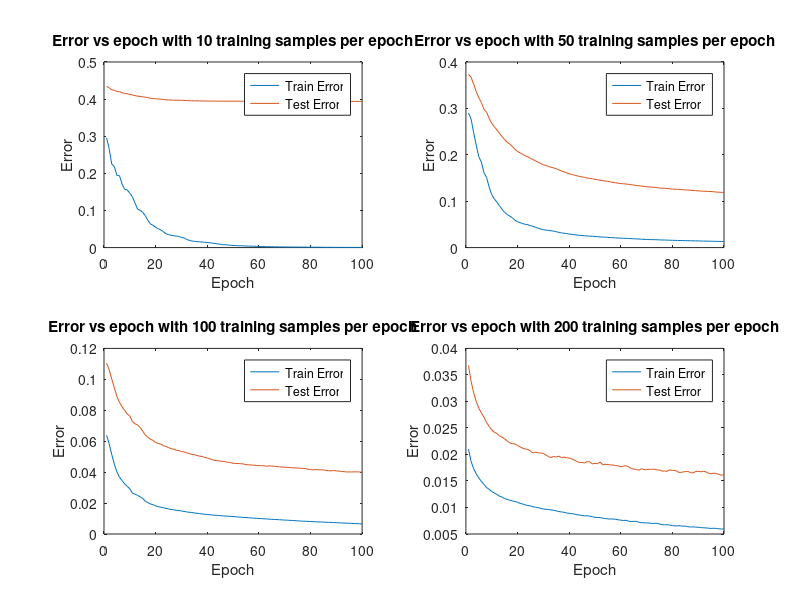

Write the MATLAB code that produced this figure.
% Initialization values
dat = load('assignment3_data');

data = dat.xi;
data = data';

% Training/Testing set 
train_len = length(data) * 0.80;
test_len = length(data) - train_len;

data_train = data(1:train_len,:);
data_test = data(train_len + 1:end,:);

% Generate labels
label = dat.tau;
label_train = label(1:train_len);
label_test = label(train_len + 1:end);

[N, P] = size(dat.xi);

max_epochs = 100;
lr = 0.001;

% Initialize weights
w1 = randi([0 1], 1, N) * 2 - 1;
w1 = w1 ./ norm(w1);
w2 = randi([0 1], 1, N) * 2 - 1;
w2 = w2 ./ norm(w2);



amounts_train_per_epoch = [10, 50, 100, 200];
figure;
subplot_nr = 1;
for amount_train_per_epoch = amounts_train_per_epoch
    % Maintain errors per epoch
    training_errors = [];
    testing_errors = [];
    for i = 1:max_epochs
        for j = 1:amount_train_per_epoch   

            % Get random example and the label from training set
            point_idx = randi(amount_train_per_epoch);
            point = data_train(point_idx,:);
            tau = label_train(point_idx);

            % forward prop
            sigma = tanh(w1 * point') + tanh(w2 * point');

            % Backward prop, compute delta weights and adjust weights
            delta_w1 = (sigma - tau) * (1 - tanh(point * w1')^2) * point;
            delta_w2 = (sigma - tau) * (1 - tanh(point * w2')^2) * point;

            w1 = w1 - lr * delta_w1;
            w2 = w2 - lr * delta_w2;
        end

        % Compute train and test error after epoch
        error_train = 1 / amount_train_per_epoch * sum(((tanh(w1 * data_train(1:amount_train_per_epoch,:)') + tanh(w2 * data_train(1:amount_train_per_epoch,:)') - label_train(1:amount_train_per_epoch)).^2) / 2);
        error_test = 1 / test_len * sum(((tanh(w1 * data_test') + tanh (w2 * data_test') - label_test).^2) / 2);

        % Store errors for visualization
        training_errors = [training_errors error_train];
        testing_errors = [testing_errors error_test];
    end

    subplot(2,2,subplot_nr);
    subplot_nr = subplot_nr + 1;
    % Visualize errors
    plot(training_errors)
    hold on
    plot(testing_errors)
    xlabel('Epoch')
    ylabel('Error')
    title(['Error vs epoch with ' num2str(amount_train_per_epoch) ' training samples per epoch'])
    legend('Train Error','Test Error')
    
end


